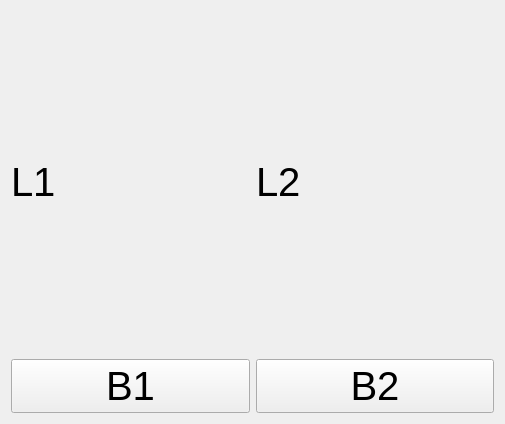
<?xml version="1.0" encoding="UTF-8"?>
<ui version="4.0">
 <class>Form</class>
 <widget class="QWidget" name="Form">
  <property name="geometry">
   <rect>
    <x>0</x>
    <y>0</y>
    <width>505</width>
    <height>424</height>
   </rect>
  </property>
  <property name="font">
   <font>
    <pointsize>30</pointsize>
   </font>
  </property>
  <property name="windowTitle">
   <string>Form</string>
  </property>
  <property name="layoutDirection">
   <enum>Qt::LeftToRight</enum>
  </property>
  <layout class="QHBoxLayout" name="horizontalLayout">
   <item>
    <layout class="QGridLayout" name="gridLayout">
     <item row="0" column="1">
      <widget class="QLabel" name="label_2">
       <property name="text">
        <string>L2</string>
       </property>
      </widget>
     </item>
     <item row="0" column="0">
      <widget class="QLabel" name="label">
       <property name="text">
        <string>L1</string>
       </property>
      </widget>
     </item>
     <item row="1" column="0">
      <widget class="QPushButton" name="pushButton">
       <property name="text">
        <string>B1</string>
       </property>
      </widget>
     </item>
     <item row="1" column="1">
      <widget class="QPushButton" name="pushButton_2">
       <property name="text">
        <string>B2</string>
       </property>
      </widget>
     </item>
    </layout>
   </item>
  </layout>
 </widget>
 <resources/>
 <connections/>
</ui>
